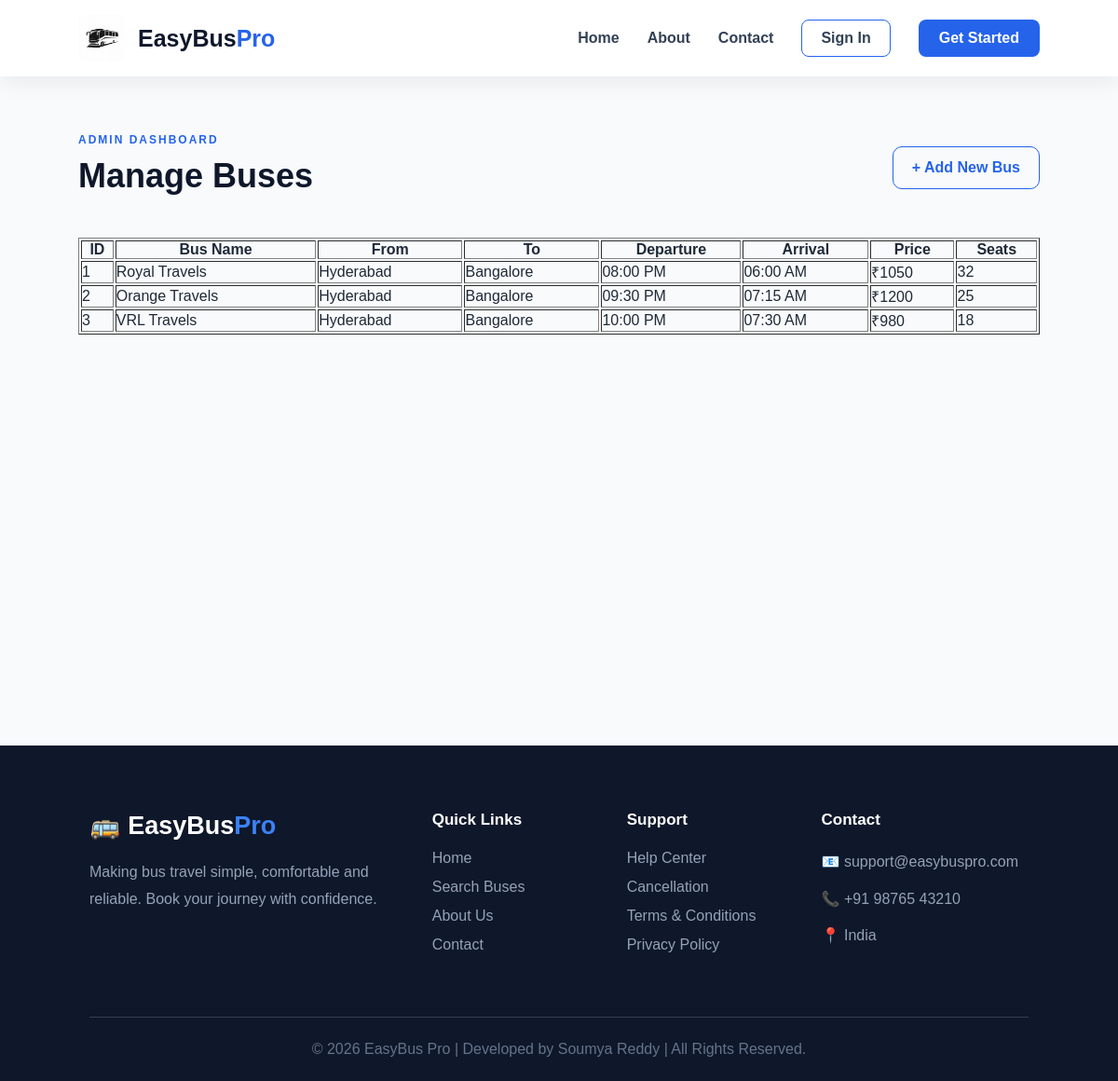
Page /admin_dashboard on the committed database.
### tables this page shows
CREATE TABLE bus (
    id INTEGER PRIMARY KEY AUTOINCREMENT,
    bus_name TEXT NOT NULL,
    from_city TEXT NOT NULL,
    to_city TEXT NOT NULL,
    departure TEXT,
    arrival TEXT,
    price INTEGER,
    available_seats INTEGER
);

### app.py (the view)
@app.route('/admin_dashboard')
def admin_dashboard():
    conn = sqlite3.connect("database.db")
    conn.row_factory = sqlite3.Row
    cursor = conn.cursor()
    cursor.execute("SELECT * FROM bus")
    buses = cursor.fetchall()
    conn.close()
    return render_template(
        "admin_dashboard.html",
        buses=buses
    )

### templates/admin_dashboard.html (shortened to what this page needs)
{% extends "base.html" %}
{% block content %}
<section class="results-page">
    <div class="results-container">
        <div class="results-header">
            <div>
                <span class="results-label">ADMIN DASHBOARD</span>
                <h1>Manage Buses</h1>
            </div>
            <a href="/admin" class="modify-search-btn">
                + Add New Bus
            </a>
        </div>
        <table border="1" width="100%" cellpadding="10">
            <tr>
                <th>ID</th>
                <th>Bus Name</th>
                <th>From</th>
                <th>To</th>
                <th>Departure</th>
                <th>Arrival</th>
                <th>Price</th>
                <th>Seats</th>
            </tr>
            {% for bus in buses %}
            <tr>
                <td>{{ bus['id'] }}</td>
                <td>{{ bus['bus_name'] }}</td>
                <td>{{ bus['from_city'] }}</td>
                <td>{{ bus['to_city'] }}</td>
                <td>{{ bus['departure'] }}</td>
                <td>{{ bus['arrival'] }}</td>
                <td>₹{{ bus['price'] }}</td>
                <td>{{ bus['available_seats'] }}</td>
            </tr>
            {% endfor %}
        </table>
    </div>
</section>
{% endblock %}

### templates/base.html (shortened to what this page needs)
<!DOCTYPE html>
<html lang="en">
<head>
    <link rel="stylesheet"
          href="{{ url_for('static', filename='css/style.css') }}">
    </head>
<body>
    <header class="navbar">
        <a href="/" class="brand">
            <img src="{{ url_for('static', filename='images/logo.jpg') }}"
                 alt="EasyBus Pro Logo">
            <span>EasyBus<span class="brand-highlight">Pro</span></span>
        </a>
        <nav class="nav-links">
    <a href="/">Home</a>
    <a href="/about">About</a>
    <a href="/contact">Contact</a>
    {% if session.get('user_name') %}
        <span class="welcome-user">
            👋 Welcome, {{ session['user_name'] }}
        </span>
        <a href="/my_bookings">My Bookings</a>
        <a href="/profile">Profile</a>
        <a href="/logout" class="signin-btn">
            Logout
        </a>
    {% else %}
        <a href="/signin" class="signin-btn">
            Sign In
        </a>
        <a href="/signup" class="signup-btn">
            Get Started
        </a>
    {% endif %}
</nav>
    </header>
    <main>
        {% block content %}
        {% endblock %}
    </main>
    <footer class="footer">
    <div class="footer-container">
        <div class="footer-about">
            <h2>🚌 EasyBus<span>Pro</span></h2>
            <p>
                Making bus travel simple, comfortable and reliable.
                Book your journey with confidence.
            </p>
        </div>
        <div class="footer-column">
            <h3>Quick Links</h3>
            <a href="/">Home</a>
            <a href="/search">Search Buses</a>
            <a href="/about">About Us</a>
            <a href="/contact">Contact</a>
        </div>
        <div class="footer-column">
            <h3>Support</h3>
            <a href="#">Help Center</a>
            <a href="#">Cancellation</a>
            <a href="#">Terms & Conditions</a>
            <a href="#">Privacy Policy</a>
        </div>
        <div class="footer-column">
            <h3>Contact</h3>
            <p>📧 support@easybuspro.com</p>
            <p>📞 +91 98765 43210</p>
            <p>📍 India</p>
        </div>
    </div>
    <div class="footer-bottom">
    <p>© 2026 EasyBus Pro | Developed by Soumya Reddy | All Rights Reserved.</p>
</div>
</footer>
</body>
</html>

### static/css/style.css (style rules this page uses)
* { margin: 0; padding: 0; box-sizing: border-box; }
body { font-family: Arial, sans-serif; background: #f8fafc; color: #1f2937; }
.navbar { position: fixed; top: 0; left: 0; width: 100%; height: 82px; padding: 0 7%; display: flex; align-items: center; justify-content: space-between; background: rgba(255, 255, 255, 0.96); box-shadow: 0 4px 25px rgba(0, 0, 0, 0.08); z-index: 1000; }
.brand { display: flex; align-items: center; gap: 12px; text-decoration: none; color: #0f172a; font-size: 25px; font-weight: bold; }
.brand img { width: 52px; height: 52px; object-fit: contain; border-radius: 10px; }
.brand-highlight { color: #2563eb; }
.nav-links { display: flex; align-items: center; gap: 30px; }
.nav-links a { text-decoration: none; color: #334155; font-size: 16px; font-weight: 600; transition: 0.3s; }
.signin-btn { padding: 10px 20px; border: 1px solid #2563eb; border-radius: 8px; }
.signup-btn { padding: 11px 22px; background: #2563eb; color: white !important; border-radius: 8px; }
.footer { padding: 70px 8% 0; background: #0f172a; color: white; }
.footer-container { max-width: 1250px; margin: auto; display: grid; grid-template-columns: 2fr 1fr 1fr 1.4fr; gap: 50px; }
.footer-about h2 { margin-bottom: 20px; font-size: 27px; }
.footer-about h2 span { color: #3b82f6; }
.footer-about p { max-width: 350px; color: #94a3b8; line-height: 1.8; }
.footer-column h3 { margin-bottom: 22px; font-size: 17px; }
.footer-column a { display: block; margin-bottom: 13px; color: #94a3b8; text-decoration: none; transition: 0.3s; }
.footer-column p { margin-bottom: 14px; color: #94a3b8; line-height: 1.6; }
.footer-bottom { max-width: 1250px; margin: 55px auto 0; padding: 25px 0; border-top: 1px solid #334155; text-align: center; color: #64748b; }
.results-page { min-height: 100vh; padding: 140px 7% 100px; background: #f8fafc; }
.results-container { max-width: 1250px; margin: auto; }
.results-header { margin-bottom: 35px; display: flex; align-items: center; justify-content: space-between; gap: 25px; }
.results-label { color: #2563eb; font-size: 12px; font-weight: 800; letter-spacing: 2px; }
.results-header h1 { margin: 10px 0; color: #0f172a; font-size: 36px; }
.modify-search-btn { padding: 13px 20px; color: #2563eb; border: 1px solid #2563eb; border-radius: 10px; text-decoration: none; font-weight: 700; }

### rows in the picture
bus: id "1", bus_name "Royal Travels", from_city "Hyderabad", to_city "Bangalore", departure "08:00 PM", arrival "06:00 AM", price "1050", available_seats "32"
bus: id "2", bus_name "Orange Travels", from_city "Hyderabad", to_city "Bangalore", departure "09:30 PM", arrival "07:15 AM", price "1200", available_seats "25"
bus: id "3", bus_name "VRL Travels", from_city "Hyderabad", to_city "Bangalore", departure "10:00 PM", arrival "07:30 AM", price "980", available_seats "18"
